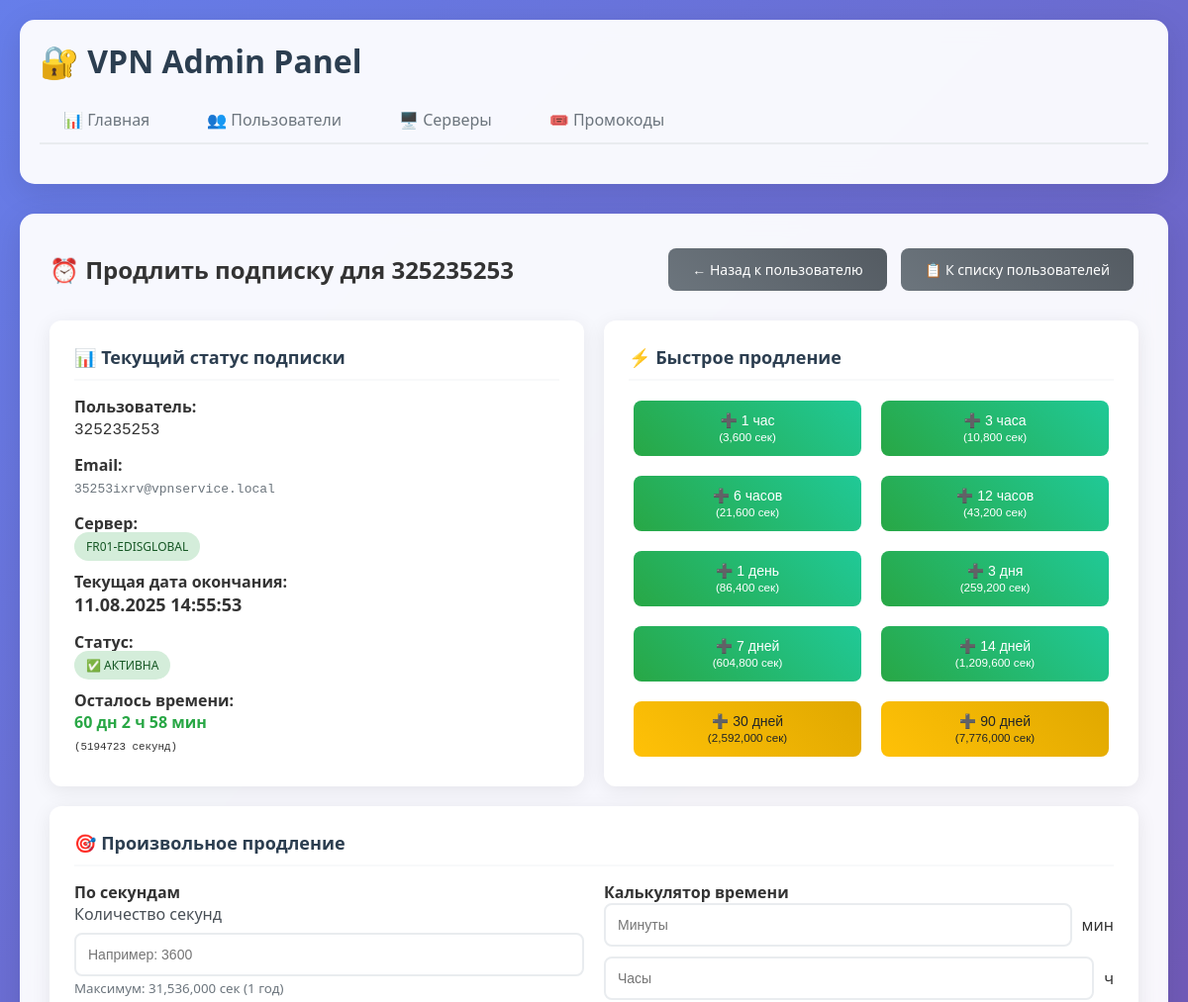
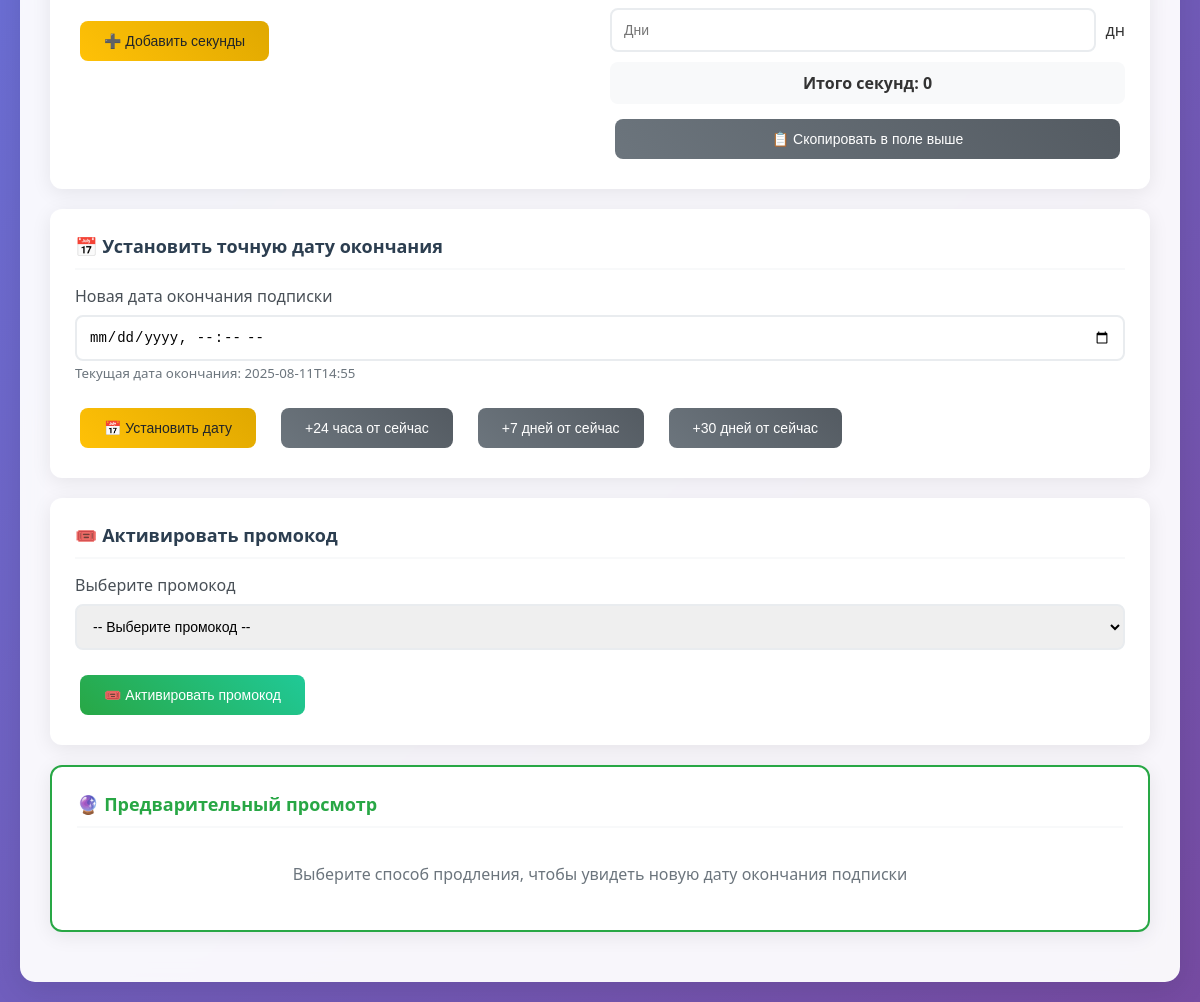
Screenshot of /admin/users/1/extend with the database file from the repository (2 pictures, top to bottom).
### tables this page shows
CREATE TABLE users (
                    id INTEGER PRIMARY KEY AUTOINCREMENT,
                    telegram_id TEXT NOT NULL UNIQUE,
                    email TEXT NOT NULL UNIQUE,
                    uuid TEXT NOT NULL UNIQUE,
                    server_id INTEGER,
                    subscription_end TIMESTAMP NOT NULL,
                    is_active BOOLEAN DEFAULT TRUE,
                    created_at TIMESTAMP DEFAULT CURRENT_TIMESTAMP,
                    updated_at TIMESTAMP DEFAULT CURRENT_TIMESTAMP,
                    FOREIGN KEY (server_id) REFERENCES servers(id)
                );

CREATE TABLE servers (
                    id INTEGER PRIMARY KEY AUTOINCREMENT,
                    name TEXT NOT NULL UNIQUE,
                    domain TEXT NOT NULL,
                    api_url TEXT NOT NULL,
                    api_token TEXT NOT NULL,
                    is_active BOOLEAN DEFAULT TRUE,
                    created_at TIMESTAMP DEFAULT CURRENT_TIMESTAMP
                );

### admin_routes.py (the view)
@admin_bp.route('/users/<int:user_id>/extend')
def extend_user_page(user_id):
    try:
        user = UserService.get_user_by_id(user_id)
        if not user:
            flash('Пользователь не найден', 'error')
            return redirect(url_for('admin.users_list'))
        now = datetime.now()
        user['time_left_seconds'] = max(0, int((user['subscription_end'] - now).total_seconds()))
        available_promocodes = SubscriptionService.get_active_promocodes()
        for promo in available_promocodes:
            promo['duration_human'] = seconds_to_human_readable(promo['duration_seconds'])
        return render_template('users/extend_subscription.html',
                               user=user,
                               available_promocodes=available_promocodes)
    except Exception as e:
        logger.error(f"Ошибка загрузки страницы продления для пользователя {user_id}: {e}")
        flash(f'Ошибка: {str(e)}', 'error')
        return redirect(url_for('admin.users_list'))

### admin_routes.py (called while the page is built)
@admin_bp.context_processor
def utility_processor():
    return {
        'datetime': datetime,
        'timedelta': timedelta,
        'seconds_to_human_readable': seconds_to_human_readable,
        'current_time': datetime.now()
    }

### database/connection.py (called while the page is built, shortened)
    def _setup_adapters(self):
        def adapt_datetime(dt):
            return dt.strftime('%Y-%m-%d %H:%M:%S.%f')
        def convert_datetime(s):
            try:
                return datetime.strptime(s.decode('utf-8'), '%Y-%m-%d %H:%M:%S.%f')
            except ValueError:
                try:
                    return datetime.strptime(s.decode('utf-8'), '%Y-%m-%d %H:%M:%S')
                except:
                    return datetime.now()
        sqlite3.register_adapter(datetime, adapt_datetime)
        sqlite3.register_converter("timestamp", convert_datetime)

    @contextmanager
    def get_connection(self):
        try:
            yield self._local.connection
        except Exception as e:
            self._local.connection.rollback()
            logger.error(f"Database error: {e}")
            raise
        finally:
            pass  # Соединение остается открытым для повторного использования

### services/subscription_service.py (called while the page is built)
    @staticmethod
    def get_active_promocodes() -> List[Dict]:
        with db_manager.get_connection() as conn:
            cursor = conn.cursor()
            cursor.execute('''
                SELECT * FROM promocodes
                WHERE is_active = TRUE AND current_activations < max_activations
                ORDER BY created_at DESC
            ''')
            return [dict(row) for row in cursor.fetchall()]

### services/user_service.py (called while the page is built)
    @staticmethod
    def get_user_by_id(user_id: int) -> Optional[Dict]:
        with db_manager.get_connection() as conn:
            cursor = conn.cursor()
            cursor.execute('''
                SELECT u.*, s.name as server_name, s.domain as server_domain,
                       s.api_url, s.api_token
                FROM users u
                LEFT JOIN servers s ON u.server_id = s.id
                WHERE u.id = ?
            ''', (user_id,))
            row = cursor.fetchone()
            if row:
                user = dict(row)
                user['is_subscription_active'] = user['subscription_end'] > datetime.now()
                return user
            return None

### templates/users/extend_subscription.html (shortened to what this page needs)
{% extends "base.html" %}
{% block content %}
<div style="display: flex; justify-content: space-between; align-items: center; margin-bottom: 25px;">
    <h2>⏰ Продлить подписку для {{ user.telegram_id }}</h2>
    <div>
        <a href="/admin/users/{{ user.id }}" class="btn btn-secondary">← Назад к пользователю</a>
        <a href="/admin/users" class="btn btn-secondary">📋 К списку пользователей</a>
    </div>
</div>
<div class="card-grid" style="grid-template-columns: 1fr 1fr;">
    <div class="card">
        <div class="card-header">📊 Текущий статус подписки</div>
        <div style="display: grid; gap: 15px;">
            <div>
                <strong>Пользователь:</strong><br>
                <span style="font-family: monospace; font-size: 16px;">{{ user.telegram_id }}</span>
            </div>
            <div>
                <strong>Email:</strong><br>
                <span style="font-family: monospace; color: #6c757d;">{{ user.email }}</span>
            </div>
            <div>
                <strong>Сервер:</strong><br>
                {% if user.server_name %}
                    <span class="status status-active">{{ user.server_name }}</span>
                {% else %}
                    <span class="status status-warning">Не назначен</span>
                {% endif %}
            </div>
            <div>
                <strong>Текущая дата окончания:</strong><br>
                <span style="font-size: 18px; font-weight: bold;">
                    {{ user.subscription_end.strftime('%d.%m.%Y %H:%M:%S') }}
                </span>
            </div>
            <div>
                <strong>Статус:</strong><br>
                {% if user.is_subscription_active %}
                    <span class="status status-active">✅ Активна</span>
                {% else %}
                    <span class="status status-expired">❌ Истекла</span>
                {% endif %}
            </div>
            <div>
                <strong>Осталось времени:</strong><br>
                {% set time_left = user.time_left_seconds %}
                {% if time_left > 0 %}
                    <span style="color: #28a745; font-weight: bold;">
                        {{ time_left // 86400 }} дн {{ (time_left % 86400) // 3600 }} ч {{ ((time_left % 3600) // 60) }} мин
                    </span><br>
                    <small style="font-family: monospace;">({{ time_left }} секунд)</small>
                {% else %}
                    <span style="color: #dc3545; font-weight: bold;">Подписка истекла</span>
                {% endif %}
            </div>
        </div>
    </div>
    <div class="card">
        <div class="card-header">⚡ Быстрое продление</div>
        <div style="display: grid; gap: 15px;">
            <form method="POST" action="/admin/users/{{ user.id }}/extend-seconds">
                <div style="display: grid; grid-template-columns: repeat(2, 1fr); gap: 10px;">
                    <button type="submit" name="seconds" value="3600" class="btn btn-success">
                        ➕ 1 час<br><small>(3,600 сек)</small>
                    </button>
                    <button type="submit" name="seconds" value="10800" class="btn btn-success">
                        ➕ 3 часа<br><small>(10,800 сек)</small>
                    </button>
                    <button type="submit" name="seconds" value="21600" class="btn btn-success">
                        ➕ 6 часов<br><small>(21,600 сек)</small>
                    </button>
                    <button type="submit" name="seconds" value="43200" class="btn btn-success">
                        ➕ 12 часов<br><small>(43,200 сек)</small>
                    </button>
                    <button type="submit" name="seconds" value="86400" class="btn btn-success">
                        ➕ 1 день<br><small>(86,400 сек)</small>
                    </button>
                    <button type="submit" name="seconds" value="259200" class="btn btn-success">
                        ➕ 3 дня<br><small>(259,200 сек)</small>
                    </button>
                    <button type="submit" name="seconds" value="604800" class="btn btn-success">
                        ➕ 7 дней<br><small>(604,800 сек)</small>
                    </button>
                    <button type="submit" name="seconds" value="1209600" class="btn btn-success">
                        ➕ 14 дней<br><small>(1,209,600 сек)</small>
                    </button>
                    <button type="submit" name="seconds" value="2592000" class="btn btn-warning">
                        ➕ 30 дней<br><small>(2,592,000 сек)</small>
                    </button>
                    <button type="submit" name="seconds" value="7776000" class="btn btn-warning">
                        ➕ 90 дней<br><small>(7,776,000 сек)</small>
                    </button>
                </div>
            </form>
        </div>
    </div>
</div>
<div class="card">
    <div class="card-header">🎯 Произвольное продление</div>
    <div class="card-grid" style="grid-template-columns: 1fr 1fr;">
        <div>
            <h4>По секундам</h4>
            <form method="POST" action="/admin/users/{{ user.id }}/extend-seconds">
                <div class="form-group">
                    <label for="custom_seconds">Количество секунд</label>
                    <input type="number" id="custom_seconds" name="seconds" class="form-control"
                           placeholder="Например: 3600" min="1" max="31536000" required>
                    <small style="color: #6c757d;">Максимум: 31,536,000 сек (1 год)</small>
                </div>
                <button type="submit" class="btn btn-warning">➕ Добавить секунды</button>
            </form>
        </div>
        <div>
            <h4>Калькулятор времени</h4>
            <div style="display: grid; gap: 10px;">
                <div style="display: grid; grid-template-columns: 1fr auto; gap: 10px; align-items: center;">
                    <input type="number" id="calc_minutes" placeholder="Минуты" min="0" class="form-control">
                    <span>мин</span>
                </div>
                <div style="display: grid; grid-template-columns: 1fr auto; gap: 10px; align-items: center;">
                    <input type="number" id="calc_hours" placeholder="Часы" min="0" class="form-control">
                    <span>ч</span>
                </div>
                <div style="display: grid; grid-template-columns: 1fr auto; gap: 10px; align-items: center;">
                    <input type="number" id="calc_days" placeholder="Дни" min="0" class="form-control">
                    <span>дн</span>
                </div>
                <div style="padding: 10px; background: #f8f9fa; border-radius: 8px; text-align: center;">
                    <strong>Итого секунд: <span id="total_seconds">0</span></strong>
                </div>
                <button type="button" class="btn btn-secondary" onclick="copyCalculatedSeconds()">
                    📋 Скопировать в поле выше
                </button>
            </div>
        </div>
    </div>
</div>
<div class="card">
    <div class="card-header">📅 Установить точную дату окончания</div>
    <form method="POST" action="/admin/users/{{ user.id }}/set-end-date">
        <div class="form-group">
            <label for="end_date">Новая дата окончания подписки</label>
            <input type="datetime-local" id="end_date" name="end_date" class="form-control" required>
            <small style="color: #6c757d;">
                Текущая дата окончания: {{ user.subscription_end.strftime('%Y-%m-%dT%H:%M') }}
            </small>
        </div>
        <div style="display: flex; gap: 15px; align-items: center;">
            <button type="submit" class="btn btn-warning">📅 Установить дату</button>
            <button type="button" class="btn btn-secondary" onclick="setDateFromNow(24)">+24 часа от сейчас</button>
            <button type="button" class="btn btn-secondary" onclick="setDateFromNow(168)">+7 дней от сейчас</button>
            <button type="button" class="btn btn-secondary" onclick="setDateFromNow(720)">+30 дней от сейчас</button>
        </div>
    </form>
</div>
<div class="card">
    <div class="card-header">🎟️ Активировать промокод</div>
    <form method="POST" action="/admin/users/{{ user.id }}/activate-promocode">
        <div class="form-group">
            <label for="promocode">Выберите промокод</label>
            <select id="promocode" name="promocode" class="form-control" required>
                <option value="">-- Выберите промокод --</option>
            </select>
        </div>
        {% if available_promocodes %}
            <button type="submit" class="btn btn-success">🎟️ Активировать промокод</button>
        {% else %}
            <p style="color: #6c757d;">Нет доступных промокодов для активации</p>
        {% endif %}
    </form>
</div>
<div class="card" style="border: 2px solid #28a745;">
    <div class="card-header" style="color: #28a745;">🔮 Предварительный просмотр</div>
    <div id="preview_result" style="padding: 20px; text-align: center; color: #6c757d;">
        Выберите способ продления, чтобы увидеть новую дату окончания подписки
    </div>
</div>
{% endblock %}

### templates/base.html (style rules this page uses)
* { margin: 0; padding: 0; box-sizing: border-box; }
body { font-family: 'Segoe UI', Tahoma, Geneva, Verdana, sans-serif; background: linear-gradient(135deg, #667eea 0%, #764ba2 100%); min-height: 100vh; color: #333; }
.btn { display: inline-block; padding: 12px 24px; background: linear-gradient(45deg, #007bff, #0056b3); color: white; text-decoration: none; border-radius: 8px; border: none; cursor: pointer; font-size: 14px; font-weight: 500; transition: all 0.3s ease; margin: 5px; }
.btn-success { background: linear-gradient(45deg, #28a745, #20c997); }
.btn-warning { background: linear-gradient(45deg, #ffc107, #e0a800); color: #212529; }
.btn-secondary { background: linear-gradient(45deg, #6c757d, #545b62); }
.card { background: white; border-radius: 12px; padding: 25px; margin-bottom: 20px; box-shadow: 0 4px 20px rgba(0, 0, 0, 0.08); transition: all 0.3s ease; }
.card-header { font-size: 18px; font-weight: 600; color: #2c3e50; margin-bottom: 15px; padding-bottom: 10px; border-bottom: 2px solid #f8f9fa; }
.card-grid { display: grid; grid-template-columns: repeat(auto-fill, minmax(350px, 1fr)); gap: 20px; }
.form-group { margin-bottom: 20px; }
.form-group label { display: block; margin-bottom: 8px; font-weight: 500; color: #495057; }
.form-control { width: 100%; padding: 12px; border: 2px solid #e9ecef; border-radius: 8px; font-size: 14px; transition: all 0.3s ease; }
.status { padding: 6px 12px; border-radius: 20px; font-size: 12px; font-weight: 500; text-transform: uppercase; }
.status-active { background: #d4edda; color: #155724; }

### rows the page displays
users: telegram_id "325235253", email "35253ixrv@vpnservice.local", subscription_end "11.08.2025 14:55:53", subscription_end "2025-08-11T14:55"
servers: server_name "FR01-EDISGLOBAL"

### other values shown
{{ time_left // 86400 }} "60"
{{ (time_left % 86400) // 3600 }} "2"
{{ ((time_left % 3600) // 60) }} "58"
{{ time_left }} "5194723"
